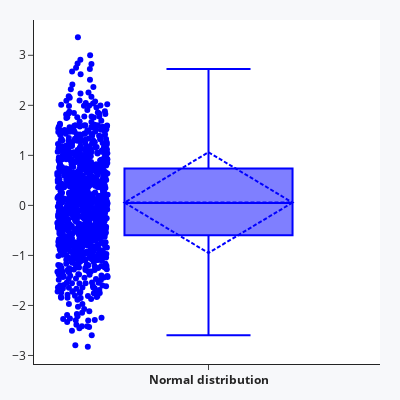

This figure's notebook cell:
### Code cell
fig02 = go.Figure()
fig02.add_trace(go.Box(y=normal_dist, boxpoints='all', boxmean='sd', name='<b>Normal distribution', marker_color = 'blue'))
fig02.update_layout(width=400, height=400, template = 'simple_white',
                    paper_bgcolor="#f7f8fa", margin=dict(l=20, r=20, t=20, b=20),
                    showlegend=False)

### Figure 1 — Plotly figure (JSON) as saved in the notebook; plotly's stock layout.template omitted (floating-point values rounded to 4 significant figures; data arrays with more than 128 entries replaced by an {"elided": "..."} marker saying what was removed)
{"data": [{"boxmean": "sd", "boxpoints": "all", "marker": {"color": "blue"}, "name": "<b>Normal distribution", "type": "box", "y": {"elided": "1000 float values"}}], "layout": {"height": 400, "margin": {"b": 20, "l": 20, "r": 20, "t": 20}, "paper_bgcolor": "#f7f8fa", "showlegend": false, "width": 400}}
